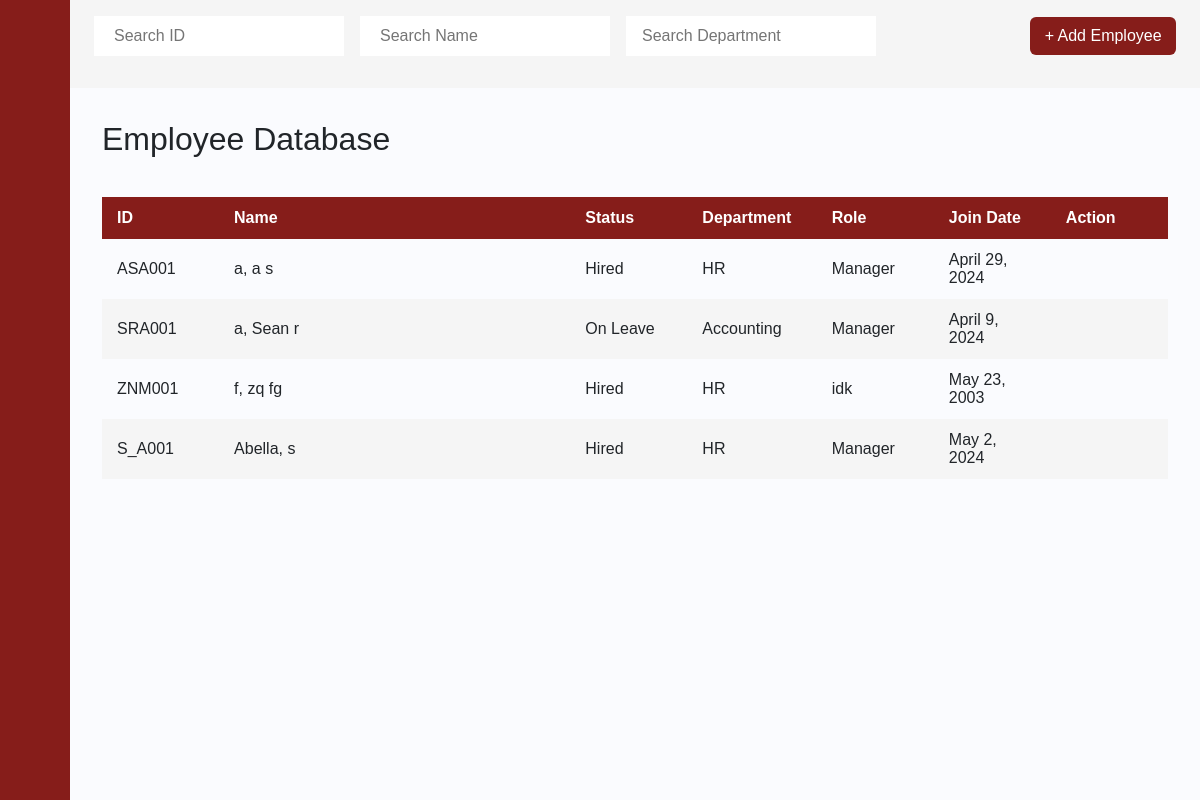
Page /employee_database/1/ on the earlier database version.
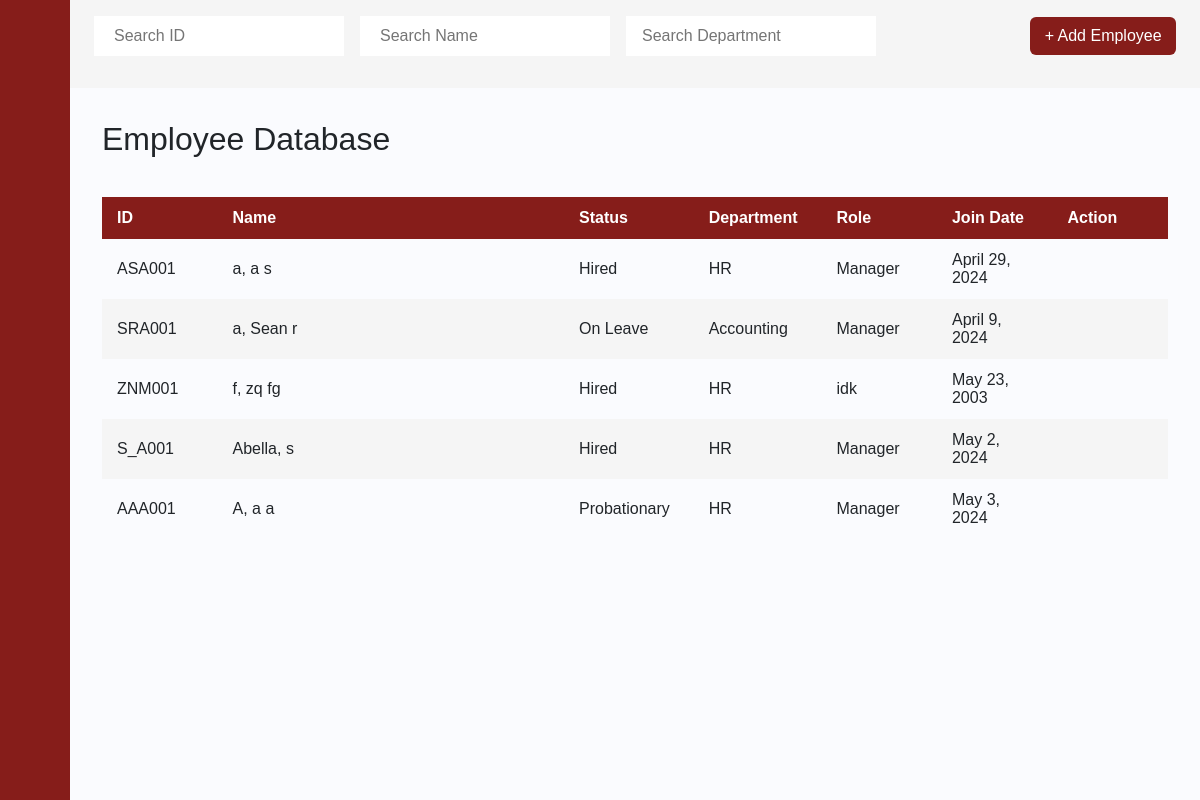
Same page on the later database version.
### payrollapp/models.py (models this page shows, shortened)
class Employee(models.Model):
    Last_name = models.CharField(max_length=255)
    First_name = models.CharField(max_length=255)
    Middle_name = models.CharField(max_length=255, blank=True, null=True)
    id_number = models.CharField(max_length=6, primary_key=True)
    Status  = models.CharField(max_length=255)
    Department  = models.CharField(max_length=255)
    Role   = models.CharField(max_length=255)
    Join_Date = models.DateField(blank=True, null=True)
    Phone_Number = models.CharField(max_length=255)
    Email = models.CharField(max_length=255)
    BankNumber = models.IntegerField()
    Salary   = models.FloatField()
    Vacation_Leaves = models.IntegerField()
    Sick_Leaves = models.IntegerField()

### payrollapp/views.py (the view)
# urls.py: path('employee_database/<int:UID>/', views.employee_database, name='employee_database'),
def employee_database(request, UID):
    a = Employee.objects.all()
    user = get_object_or_404(USER_ACCOUNT, pk=UID)
    return render(request, 'payrollapp/employee_database.html', {'user':user, 'a':a})

### payrollapp/templates/payrollapp/employee_database.html (shortened to what this page needs)
{% extends 'payrollapp/base.html' %}
{% load static %}
{% block content %}
<div class="main">
    <div class="dashboard-navbar">
        <form action="#">
          <div class="nav-search">
            <input type="text" class="search-query mr-3" placeholder="Search ID" onkeyup="searchID()" id="eID">
            <input type="text" class="search-query mr-3" placeholder="Search Name" onkeyup="searchName()" id="eName">
            <input type="text" class="search-query px-3" id="eDepa" placeholder="Search Department" onkeyup="searchDepartment()">
          </div>
        </form>
        <div class="navbar-content">
            <ul class="main-nav">
                <div class="nav-search">
                    <a href="{% url 'add_employee' UID=user.pk %}" class="btn">+ Add Employee</a>
                </div>
            </ul>
        </div>
    </div>
    <div class="content">
        <h2>Employee Database</h2>
        <div style="overflow-x:auto;">
            <table id="posts">
                <thead>
                    <tr>
                        <th style="width:10%">ID</th>
                        <th style="width:30%">Name</th>
                        <th style="width:10%">Status</th>
                        <th style="width:10%">Department</th>
                        <th style="width:10%">Role</th>
                        <th style="width:10%">Join Date</th>
                        <th style="width:10%">Action</th>
                    </tr>
                </thead>
                <tbody>
                {% for b in a %}
                    <tr>
                        <td> {{ b.id_number }} </td>
                        <td> {{ b.Last_name }}, {{ b.First_name }} {{ b.Middle_name }}</td>
                        <td> {{ b.Status }} </td>
                        <td> {{ b.Department }} </td>
                        <td> {{ b.Role }} </td>
                        <td> {{ b.Join_Date }} </td>
                        <td> <a class="btn" href="{% url 'employee_info' UID=user.pk EID=b.pk %}"></a></td>
                    </tr>
                {% endfor %}
                </tbody>
            </table>
        </div>
    </div>
</div>
{% endblock %}

Differences in the rows shown:
added Employee: id_number "AAA001", Last_name "A", First_name "a", Middle_name "a", Status "Probationary", Department "HR", Role "Manager", Join_Date "May 3, 2024"
